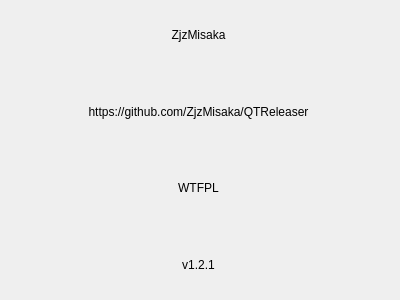
<?xml version="1.0" encoding="UTF-8"?>
<ui version="4.0">
 <class>About</class>
 <widget class="QWidget" name="About">
  <property name="geometry">
   <rect>
    <x>0</x>
    <y>0</y>
    <width>400</width>
    <height>300</height>
   </rect>
  </property>
  <property name="windowTitle">
   <string>关于</string>
  </property>
  <widget class="QWidget" name="verticalLayoutWidget">
   <property name="geometry">
    <rect>
     <x>-2</x>
     <y>-1</y>
     <width>401</width>
     <height>301</height>
    </rect>
   </property>
   <layout class="QVBoxLayout" name="verticalLayout">
    <item>
     <widget class="QLabel" name="label">
      <property name="text">
       <string>ZjzMisaka</string>
      </property>
      <property name="alignment">
       <set>Qt::AlignCenter</set>
      </property>
     </widget>
    </item>
    <item>
     <widget class="QLabel" name="label_2">
      <property name="text">
       <string>https://github.com/ZjzMisaka/QTReleaser</string>
      </property>
      <property name="alignment">
       <set>Qt::AlignCenter</set>
      </property>
     </widget>
    </item>
    <item>
     <widget class="QLabel" name="label_3">
      <property name="text">
       <string>WTFPL</string>
      </property>
      <property name="alignment">
       <set>Qt::AlignCenter</set>
      </property>
     </widget>
    </item>
    <item>
     <widget class="QLabel" name="label_4">
      <property name="text">
       <string>v1.2.1</string>
      </property>
      <property name="alignment">
       <set>Qt::AlignCenter</set>
      </property>
     </widget>
    </item>
   </layout>
  </widget>
 </widget>
 <resources/>
 <connections/>
</ui>
